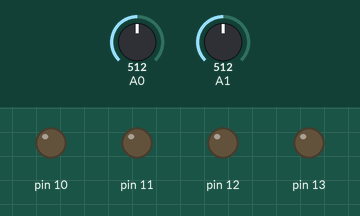
This sketch was run on a simulated Arduino Uno, built with avr-gcc and run on an emulated ATmega328P. On the bench: output pins drawn as LEDs (lit = HIGH). The test bench sets the inputs (shaded band); at power-on: A0 = 512, A1 = 512. What the sketch prints to the serial monitor is not drawn.

Above: at 1.8 s.
1.9 s: A0 set to 691
4.2 s: A0 set to 710
At 6.8 s:
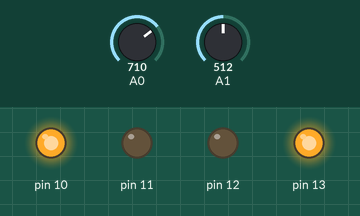
7.5 s: A1 set to 688
10.2 s: A1 set to 717
At 12.8 s:
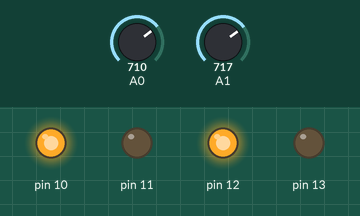
13.5 s: A0 set to 690
At 15.3 s:
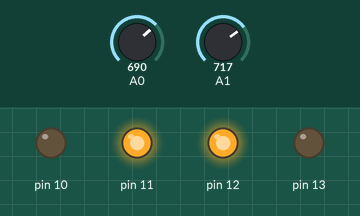
16.5 s: A0 set to 716
At 18.9 s:
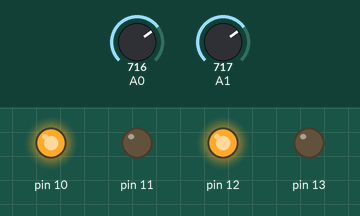
Timing chart, 0 to 20.4 s (numbered marks = the images above; inputs shaded):
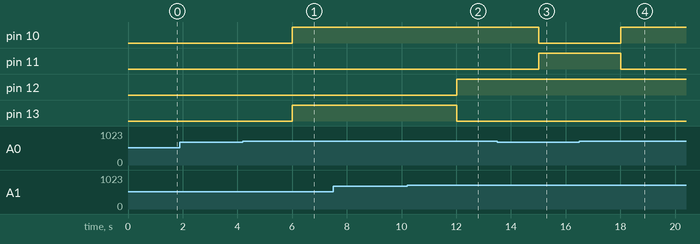

Measured:
- the behaviour switches between 700 and 701 on A0 (found by bisection; images 0 and 1)
- the behaviour switches between 700 and 701 on A1 (found by bisection; images 1 and 2)
- after the input at 1.9 s, every drawn part: stays the same
- after the input at 4.2 s, pin 10, pin 13: LOW → HIGH after 1.8 s
- after the input at 7.5 s, every drawn part: stays the same
- after the input at 10.2 s, pin 12: LOW → HIGH after 1.8 s; pin 13: HIGH → LOW after 1.8 s
- after the input at 13.5 s, pin 10: HIGH → LOW after 1.5 s; pin 11: LOW → HIGH after 1.5 s
- after the input at 16.5 s, pin 10: LOW → HIGH after 1.5 s; pin 11: HIGH → LOW after 1.5 s

The sketch:

line_follower_robot_pogram.ino
```cpp
void setup() {
Serial.begin(9600);
pinMode(10,OUTPUT);
pinMode(11,OUTPUT);
pinMode(12,OUTPUT);
pinMode(13,OUTPUT);
pinMode(A0,INPUT);
pinMode(A1,INPUT);
}

void moveRobot(String motion)
{
if(motion == "Forward")
  {
    digitalWrite(10,HIGH);
    digitalWrite(11,LOW);
    digitalWrite(12,HIGH);
    digitalWrite(13,LOW);
    Serial.print("Forward");
  }
  if(motion == "Backward")
  {
    digitalWrite(10,LOW);
    digitalWrite(11,HIGH);
    digitalWrite(12,LOW);
    digitalWrite(13,HIGH);
    Serial.print("Backward");
  }
  if(motion == "Left")
  {
    digitalWrite(10,HIGH);
    digitalWrite(11,LOW);
    digitalWrite(12,LOW);
    digitalWrite(13,HIGH);
    Serial.print("Left");
  }
  if(motion == "Right")
  {
    digitalWrite(10,LOW);
    digitalWrite(11,HIGH);
    digitalWrite(12,HIGH);
    digitalWrite(13,LOW);
    Serial.print("Right");
  }
  if(motion == "Stop")
  {
    digitalWrite(10,LOW);
    digitalWrite(11,LOW);
    digitalWrite(12,LOW);
    digitalWrite(13,LOW);
    Serial.print("Stop");
  }
}
void loop() {
// put your main code here, to run repeatedly:
int Right = analogRead(A0);
int Left = analogRead(A1);
Serial.print("Value of Right Sensor is : " + String(Right));
Serial.print("\n");
Serial.print("Value of Left Sensor is : " + String(Left));
delay(1000);

if(Right > 700 && Left > 700) // 600 should be at first checked for our bot
{
  moveRobot("Forward");
}
if(Right < 700 && Left < 700)
{
  moveRobot("Stop");
}
if(Right < 700 && Left > 700)
{
  moveRobot("Right");
}
if(Right > 700 && Left < 700)
{
  moveRobot("Left");
}
}
```
